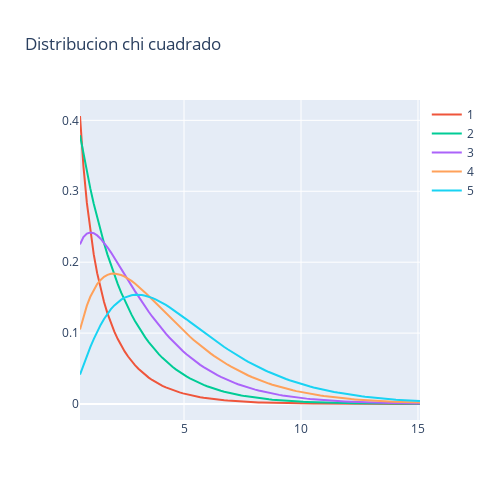

The notebook cell this image was saved under:
### Code cell
fig = px.line(title='Distribucion chi cuadrado')
for i in lista:
    fig.add_scatter(x=x, y=chi2.pdf(x, df=i), mode='lines', name=i)
fig.update_layout(
    autosize=False,
    width=500,
    height=500,
)
fig.show()
